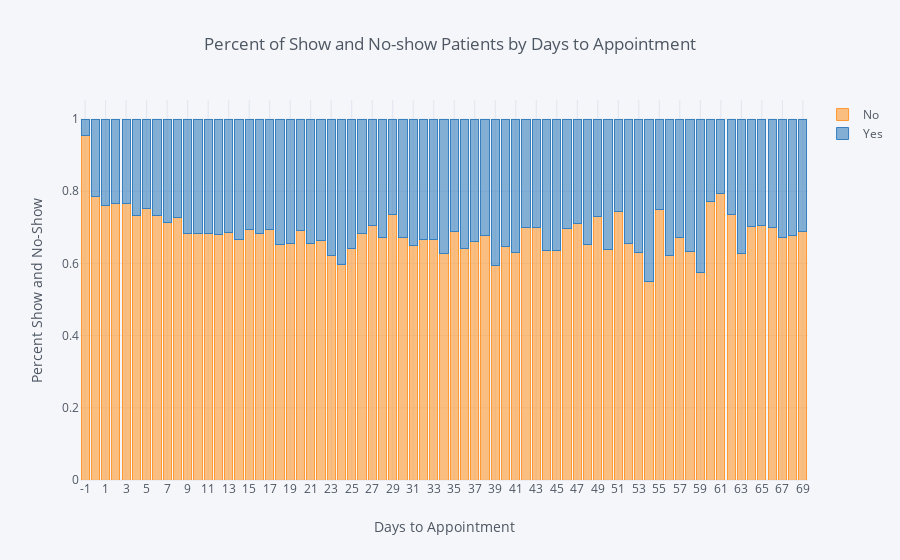

The notebook cell saved with this chart:
### Markdown cell above
## Ploting the waiting days by percent of Show and No-show Patients
- As the 99 quantile of our data is 65, I will consider the data between -1 to 70 and show the ratio of the target to each schedule time difference

### Code cell
group_temp = df_train[(df_train['waiting_days'] < 70) &
                      (df_train['waiting_days'] >= -1)].groupby(['waiting_days', 'No-show'])['PatientId'].count() \
                        / df_train[(df_train['waiting_days'] < 70) & 
                                   (df_train['waiting_days'] >= -1)].groupby(['waiting_days'])['PatientId'].count() 

# plt.figure(figsize=(14,6))

# sns.countplot(x='waiting_days', hue='No-show', data=df_train[(df_train['waiting_days'] < 10) & (df_train['waiting_days'] >= -1)]) 
fig = group_temp.unstack().iplot(kind='bar', barmode='stack', asFigure=True,
                           title='Percent of Show and No-show Patients by Days to Appointment',
                           xTitle='Days to Appointment', yTitle='Percent Show and No-Show')

fig.layout.xaxis.type = 'category'
iplot(fig)

### Figure 1 — Plotly figure (JSON) as saved in the notebook; plotly's stock layout.template omitted (floating-point values rounded to 4 significant figures)
{"data": [{"marker": {"color": "rgba(255, 153, 51, 0.6)", "line": {"color": "rgba(255, 153, 51, 1.0)", "width": 1}}, "name": "No", "orientation": "v", "text": "", "type": "bar", "uid": "5c38d547-30c4-4a65-b4ee-a4952758a49b", "x": [-1, 0, 1, 2, 3, 4, 5, 6, 7, 8, 9, 10, 11, 12, 13, 14, 15, 16, 17, 18, 19, 20, 21, 22, 23, 24, 25, 26, 27, 28, 29, 30, 31, 32, 33, 34, 35, 36, 37, 38, 39, 40, 41, 42, 43, 44, 45, 46, 47, 48, 49, 50, 51, 52, 53, 54, 55, 56, 57, 58, 59, 60, 61, 62, 63, 64, 65, 66, 67, 68, 69], "y": [0.9535, 0.7865, 0.7617, 0.7653, 0.7673, 0.7339, 0.752, 0.7332, 0.7127, 0.7259, 0.6837, 0.6839, 0.6834, 0.6813, 0.6866, 0.6658, 0.695, 0.6838, 0.6944, 0.6523, 0.6563, 0.691, 0.6556, 0.6642, 0.6222, 0.5981, 0.6402, 0.6841, 0.7052, 0.6731, 0.7344, 0.6726, 0.6485, 0.6657, 0.6658, 0.6272, 0.6897, 0.6405, 0.6616, 0.6765, 0.5945, 0.6462, 0.6307, 0.7008, 0.7006, 0.635, 0.6364, 0.6972, 0.7094, 0.6528, 0.7308, 0.6374, 0.7444, 0.6562, 0.6301, 0.5505, 0.7488, 0.6224, 0.6727, 0.6333, 0.5753, 0.7704, 0.7927, 0.735, 0.6267, 0.701, 0.7037, 0.6984, 0.6714, 0.6762, 0.6875]}, {"marker": {"color": "rgba(55, 128, 191, 0.6)", "line": {"color": "rgba(55, 128, 191, 1.0)", "width": 1}}, "name": "Yes", "orientation": "v", "text": "", "type": "bar", "uid": "23fe2db2-e81d-40cb-86c3-f9670c1a0a90", "x": [-1, 0, 1, 2, 3, 4, 5, 6, 7, 8, 9, 10, 11, 12, 13, 14, 15, 16, 17, 18, 19, 20, 21, 22, 23, 24, 25, 26, 27, 28, 29, 30, 31, 32, 33, 34, 35, 36, 37, 38, 39, 40, 41, 42, 43, 44, 45, 46, 47, 48, 49, 50, 51, 52, 53, 54, 55, 56, 57, 58, 59, 60, 61, 62, 63, 64, 65, 66, 67, 68, 69], "y": [0.04647, 0.2135, 0.2383, 0.2347, 0.2327, 0.2661, 0.248, 0.2668, 0.2873, 0.2741, 0.3163, 0.3161, 0.3166, 0.3187, 0.3134, 0.3342, 0.305, 0.3162, 0.3056, 0.3477, 0.3437, 0.309, 0.3444, 0.3358, 0.3778, 0.4019, 0.3598, 0.3159, 0.2948, 0.3269, 0.2656, 0.3274, 0.3515, 0.3343, 0.3342, 0.3728, 0.3103, 0.3595, 0.3384, 0.3235, 0.4055, 0.3538, 0.3693, 0.2992, 0.2994, 0.365, 0.3636, 0.3028, 0.2906, 0.3472, 0.2692, 0.3626, 0.2556, 0.3438, 0.3699, 0.4495, 0.2512, 0.3776, 0.3273, 0.3667, 0.4247, 0.2296, 0.2073, 0.265, 0.3733, 0.299, 0.2963, 0.3016, 0.3286, 0.3238, 0.3125]}], "layout": {"barmode": "stack", "legend": {"bgcolor": "#F5F6F9", "font": {"color": "#4D5663"}, "traceorder": "normal"}, "paper_bgcolor": "#F5F6F9", "plot_bgcolor": "#F5F6F9", "title": {"font": {"color": "#4D5663"}, "text": "Percent of Show and No-show Patients by Days to Appointment"}, "xaxis": {"gridcolor": "#E1E5ED", "showgrid": true, "tickfont": {"color": "#4D5663"}, "title": {"font": {"color": "#4D5663"}, "text": "Days to Appointment"}, "type": "category", "zerolinecolor": "#E1E5ED", "range": [-0.5, 70.5], "autorange": true}, "yaxis": {"gridcolor": "#E1E5ED", "showgrid": true, "tickfont": {"color": "#4D5663"}, "title": {"font": {"color": "#4D5663"}, "text": "Percent Show and No-Show"}, "zerolinecolor": "#E1E5ED", "type": "linear", "range": [0, 1.053], "autorange": true}, "autosize": true}}
